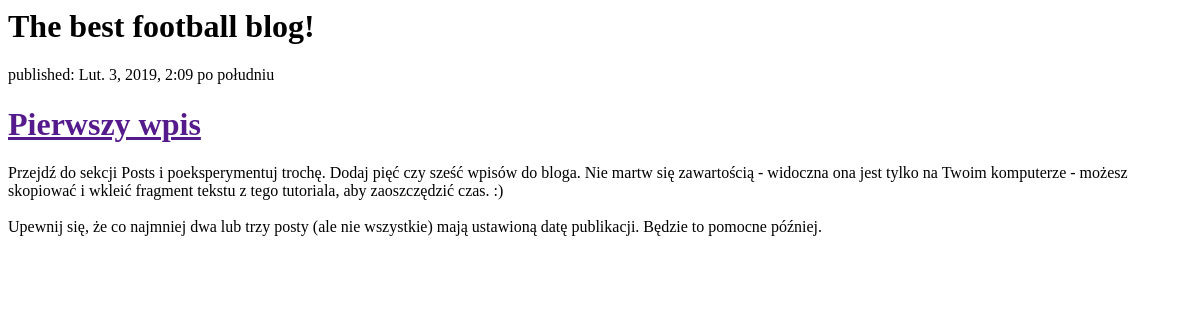
Before: / with the older database file.
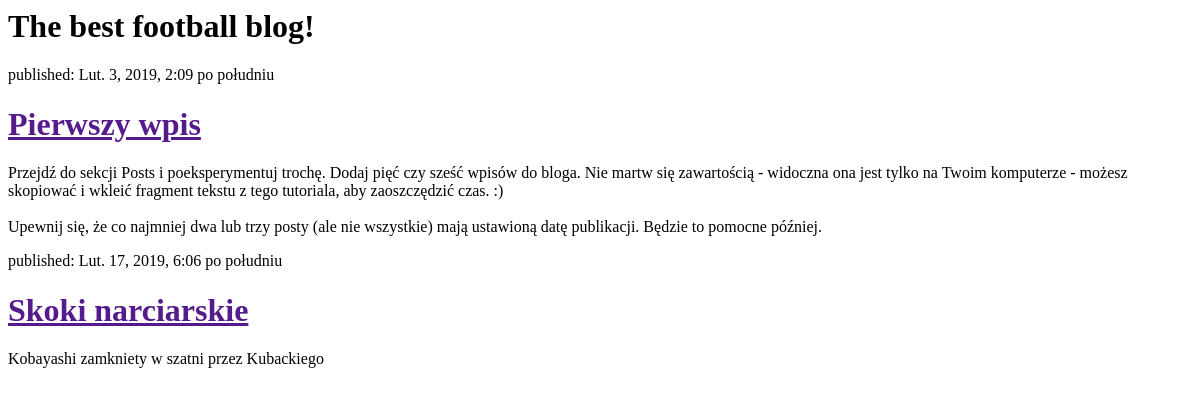
After: the same page with the newer database file.
### blog/models.py (models this page shows, shortened)
class Wpis(models.Model):
    autor=models.ForeignKey('auth.User', on_delete=models.CASCADE)
    tytul=models.CharField(max_length=250)
    tekst=models.TextField()
    data_utworzenia=models.DateTimeField(default=timezone.now)
    data_publikacji=models.DateTimeField(blank=True, null=True)

### blog/views.py (the view)
# urls.py: path('', views.post_list, name='post_list'),
def post_list(request):
    posts=Wpis.objects.filter(data_publikacji__lte=timezone.now()).order_by('data_publikacji')
    return render(request, 'blog/post_list.html', {'posts': posts})

### blog/templates/blog/post_list.html (shortened to what this page needs)
<html>
<head>
</head>
<body>
    <div>
        <h1>The best football blog!</h1>
    </div>
    {%for post in posts %}
    <div>
        <p>published: {{post.data_publikacji}}</p>
        <h1><a href="">{{post.tytul}}</a></h1>
        <p>{{post.tekst|linebreaksbr }}</p>
    </div>
    {% endfor %}
</body>
</html>

Changed rows visible on the page:
added Wpis: data_publikacji "Lut. 17, 2019, 6:06 po południu", tytul "Skoki narciarskie", tekst "Kobayashi zamkniety w szatni przez Kubackiego"
